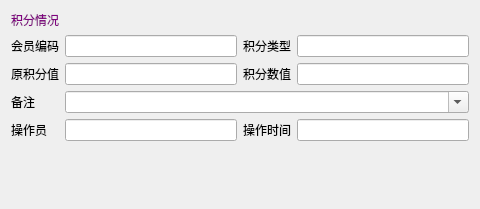
<?xml version="1.0" encoding="UTF-8"?>
<ui version="4.0">
 <class>w_m_member_point_recharge_Dialog</class>
 <widget class="QDialog" name="w_m_member_point_recharge_Dialog">
  <property name="geometry">
   <rect>
    <x>0</x>
    <y>0</y>
    <width>480</width>
    <height>209</height>
   </rect>
  </property>
  <property name="windowTitle">
   <string>Dialog</string>
  </property>
  <layout class="QVBoxLayout" name="verticalLayout">
   <item>
    <layout class="QGridLayout" name="gridLayout">
     <item row="0" column="0" colspan="4">
      <widget class="QLabel" name="label">
       <property name="styleSheet">
        <string notr="true">color:purple;</string>
       </property>
       <property name="text">
        <string>积分情况</string>
       </property>
      </widget>
     </item>
     <item row="1" column="0">
      <widget class="QLabel" name="label_2">
       <property name="text">
        <string>会员编码</string>
       </property>
      </widget>
     </item>
     <item row="1" column="1">
      <widget class="QLineEdit" name="lineEdit_vch_memberno"/>
     </item>
     <item row="1" column="2">
      <widget class="QLabel" name="label_3">
       <property name="text">
        <string>积分类型</string>
       </property>
      </widget>
     </item>
     <item row="1" column="3">
      <widget class="QLineEdit" name="lineEdit_ch_type"/>
     </item>
     <item row="2" column="0">
      <widget class="QLabel" name="label_5">
       <property name="text">
        <string>原积分值</string>
       </property>
      </widget>
     </item>
     <item row="2" column="1">
      <widget class="QLineEdit" name="lineEdit_num_point_org"/>
     </item>
     <item row="2" column="2">
      <widget class="QLabel" name="label_4">
       <property name="text">
        <string>积分数值</string>
       </property>
      </widget>
     </item>
     <item row="2" column="3">
      <widget class="QLineEdit" name="lineEdit_num_point"/>
     </item>
     <item row="3" column="0">
      <widget class="QLabel" name="label_memo">
       <property name="text">
        <string>备注</string>
       </property>
      </widget>
     </item>
     <item row="4" column="0">
      <widget class="QLabel" name="label_7">
       <property name="text">
        <string>操作员</string>
       </property>
      </widget>
     </item>
     <item row="4" column="1">
      <widget class="QLineEdit" name="lineEdit_vch_operid"/>
     </item>
     <item row="4" column="2">
      <widget class="QLabel" name="label_8">
       <property name="text">
        <string>操作时间</string>
       </property>
      </widget>
     </item>
     <item row="4" column="3">
      <widget class="QLineEdit" name="lineEdit_dt_operdate"/>
     </item>
     <item row="3" column="1" colspan="3">
      <widget class="lds_ComboBox" name="comboBox_vch_memo">
       <property name="editable">
        <bool>true</bool>
       </property>
       <property name="duplicatesEnabled">
        <bool>false</bool>
       </property>
      </widget>
     </item>
    </layout>
   </item>
   <item>
    <widget class="lds_toolbar" name="widget"/>
   </item>
  </layout>
 </widget>
 <customwidgets>
  <customwidget>
   <class>lds_toolbar</class>
   <extends>QFrame</extends>
   <header>lds_toolbar.h</header>
   <container>1</container>
  </customwidget>
  <customwidget>
   <class>lds_ComboBox</class>
   <extends>QComboBox</extends>
   <header>lds_combobox.h</header>
  </customwidget>
 </customwidgets>
 <tabstops>
  <tabstop>comboBox_vch_memo</tabstop>
  <tabstop>lineEdit_ch_type</tabstop>
  <tabstop>lineEdit_num_point_org</tabstop>
  <tabstop>lineEdit_num_point</tabstop>
  <tabstop>lineEdit_vch_operid</tabstop>
  <tabstop>lineEdit_dt_operdate</tabstop>
  <tabstop>lineEdit_vch_memberno</tabstop>
 </tabstops>
 <resources/>
 <connections/>
</ui>
